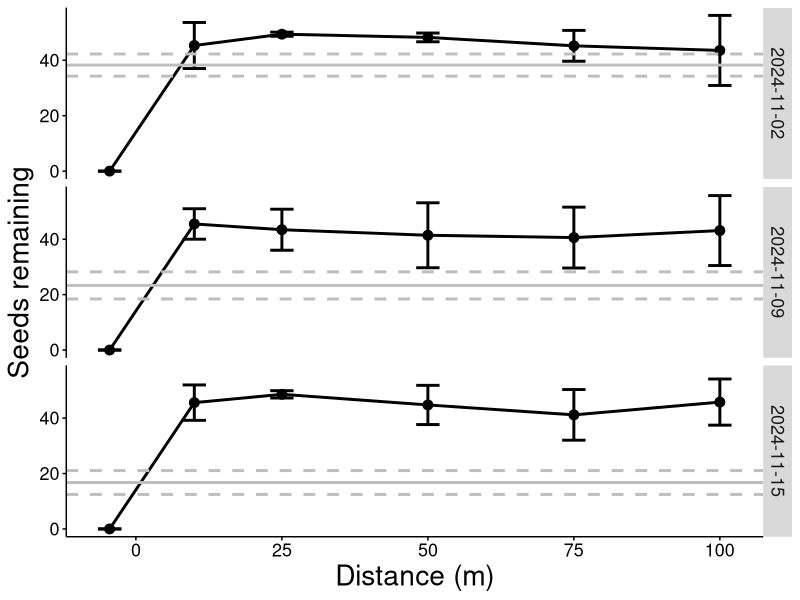
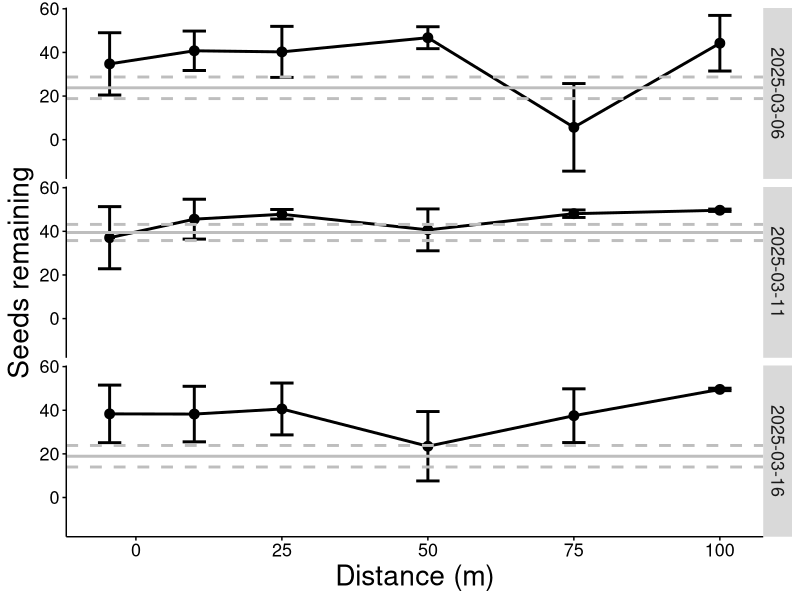

R code for these plots, in order:
rm(list=ls())

library(readxl)
library(tidyverse)

data<-read_csv("../data/Seed predation data.csv")	#Seed predation data saved in Lauren's Google Drive

##Convert character data to factors (not character or numerical)
data$site<-as.factor(data$site)
data$crop<-as.factor(data$crop)
data$strip<-as.factor(data$strip)
data$transect<-as.factor(data$transect)
data$dist.fact<-as.factor(data$dist)

##Convert date to appropriate format
#Correction: "Y" must be capitalized or else R will use the first 2 digits of the year (not the last 2)
data$date<-as.Date(data$date, "%m/%d/%Y")

##Drop NAs (any observation where there is not an entry for number of seeds remaining)
data<-subset(data, seeds!="NA")

##Look at some summary stats by treatment
#Summarize to look at means within treatment by season/distance
library(plyr)
mean.data<- ddply(data, c("strip", "dist", "date", "season"), summarise,
                  mean = mean(seeds),
                  upperCI = mean + sd(seeds) / sqrt(length(seeds))*qt(.975, length(seeds)-1),
                  lowerCI = mean - sd(seeds) / sqrt(length(seeds))*qt(.975, length(seeds)-1)
)

#Make fall graphs first
#Limit the summarized mean.data to only "strips"
strip<-subset(mean.data,strip=="Y")
#Limit data to fall
fall.strip<-subset(strip,season=="fall")

#Make the "no strip" lines for fall
#This assumes that all points from "N" transects are essentially the same for purposes of comparison to the "Y" transects
#Find the mean and 95% C.I. for all points near strips or field centers by treatment, date, and season
mean.strip<- ddply(data, c("strip", "date", "season"), summarise,
                   mean = mean(seeds),
                   upperCI = mean + sd(seeds) / sqrt(length(seeds))*qt(.975, length(seeds)-1),
                   lowerCI = mean - sd(seeds) / sqrt(length(seeds))*qt(.975, length(seeds)-1)
)

#Find the mean number of seeds remaining in fields without strips
fall.line<-subset(mean.strip,season=="fall"&strip=="N")
fall.means<-data.frame(factor(fall.line$date), fall.line$mean)
colnames(fall.means)<-c("date","fall.mean")

#Make 95% confidence intervals around the mean number of seeds remaining in fields without strips
fall.upperCI<-data.frame(factor(fall.line$date), fall.line$upperCI)
colnames(fall.upperCI)<-c("date","fall.upperCI") #Fixes weird column names

fall.lowerCI<-data.frame(factor(fall.line$date), fall.line$lowerCI)
colnames(fall.lowerCI)<-c("date","fall.lowerCI") #Fixes weird column names



#Plot fall data (seeds remaining in fields with strips relative to distance from strip; compare to fields without strips)
library(ggplot2)
ggplot(data = fall.strip, aes(x=dist, y=mean)) +	#Basic graph
  geom_line(linewidth = 1, colour = "black") +		#Connect points
  geom_point(size = 3, colour = "black")+		#Make points reasonable size
  xlab("Distance (m)") +					#X-axis label
  ylab("Seeds remaining") +				#Y-axis label
  geom_errorbar(aes(ymin=lowerCI, ymax=upperCI), 
                width=4, linewidth = 1, colour = "black") +	#Add 95% C.I. error bars to points
  facet_grid(rows = vars(date))+			#Break up data by date
  geom_hline(data = fall.means, 
             aes(yintercept = c(fall.mean)), linewidth =1, 
             colour = "gray")+					#Add mean seeds remaining in fields without strip
  geom_hline(data = fall.upperCI, 
             aes(yintercept = c(fall.upperCI)), 
             linetype="dashed", linewidth = 1, 
             colour = "gray")+					#Add 95% C.I. around mean seeds in field without strip
  geom_hline(data = fall.lowerCI, 
             aes(yintercept = c(fall.lowerCI)), 
             linetype="dashed", linewidth = 1, 
             colour = "gray")+					#Finishing up with the C.I.
  theme(axis.text.y=element_text(colour="black"),	#All the rest of this is formatting for the graph
        axis.text.x=element_text(colour="black"),
        axis.ticks=element_line(colour="black"),
        panel.background=element_rect(fill="white"),
        panel.grid.minor=element_blank(), 
        panel.grid.major=element_blank(),
        legend.position = "none",
        legend.title = element_text(size=12),
        legend.key = element_rect(fill="white"), legend.background = element_rect(fill="white"),
        legend.text = element_text(size = 12),
        axis.line.x=element_line(colour="black",size=0.5,linetype="solid"),
        axis.line.y=element_line(colour="black",size=0.5,linetype="solid"),
        text = element_text(size = rel(4.5)))


#Now, spring graphs
#Limit data to spring
spring.strip<-subset(strip,season=="spring")

#Make the "no strip" lines for spring
#Mean seeds remaining in fields without strips
spring.line<-subset(mean.strip,season=="spring"&strip=="N")
spring.means<-data.frame(factor(spring.line$date), spring.line$mean)
colnames(spring.means)<-c("date","spring.mean")

#95% confidence intervals
spring.upperCI<-data.frame(factor(spring.line$date), spring.line$upperCI)
colnames(spring.upperCI)<-c("date","spring.upperCI")

spring.lowerCI<-data.frame(factor(spring.line$date), spring.line$lowerCI)
colnames(spring.lowerCI)<-c("date","spring.lowerCI")

#Plot spring data
ggplot(data = spring.strip, aes(x=dist, y=mean)) +
  geom_line(linewidth = 1, color="black") +
  geom_point(size = 3, color="black")+
  xlab("Distance (m)") +
  ylab("Seeds remaining") +
  geom_errorbar(aes(ymin=lowerCI, ymax=upperCI), 
                width=4, linewidth = 1, color="black") +
  facet_grid(rows = vars(date))+
  geom_hline(data = spring.means, 
             aes(yintercept = c(spring.mean)), linewidth =1, 
             color="gray")+
  geom_hline(data = spring.upperCI, 
             aes(yintercept = c(spring.upperCI)), 
             linetype="dashed", linewidth = 1, 
             color="gray")+
  geom_hline(data = spring.lowerCI, 
             aes(yintercept = c(spring.lowerCI)), 
             linetype="dashed", linewidth = 1, 
             color="gray")+
  theme(axis.text.y=element_text(colour="black"),
        axis.text.x=element_text(colour="black"),
        axis.ticks=element_line(colour="black"),
        panel.background=element_rect(fill="white"),
        panel.grid.minor=element_blank(), 
        panel.grid.major=element_blank(),
        legend.position = "none",
        legend.title = element_text(size=12),
        legend.key = element_rect(fill="white"), legend.background = element_rect(fill="white"),
        legend.text = element_text(size = 12),
        axis.line.x=element_line(colour="black",size=0.5,linetype="solid"),
        axis.line.y=element_line(colour="black",size=0.5,linetype="solid"),
        text = element_text(size = rel(4.5)))

#Yay!  Graphs are done.  On to the analysis.

library(lmerTest)		#A package that gives p-values for the lmer summary and anova
#Limited interactions to make this manageable by my brain, but you can add more
#Original question was dist*strip, but we also want to know if the season affects the strip effect
#Other interactions seem excessive?
#NOTE: distance is being run as a continuous variable here
data.rand<-lmer(seeds~dist*strip+season*strip+(1|site/date),data=data)
#And the results are...
anova(data.rand)
summary(data.rand)
#But I want to know how big the effect was!
summary(data.rand)

####Lauren updates


data.rand<-lmer(seeds~dist*strip+season+(1|site/date),data=data)
#And the results are...
anova(data.rand)
summary(data.rand)


library(glmmTMB)
data$proportion <- data$seeds/50

mod1<-glmmTMB(proportion~dist*strip+season+(1|site/date),
                   data=subset(data, proportion < 1), 
                   family = binomial)


#And the results are...
summary(mod1)


##Do we want to consider distance as a multi-level factor (not a numerical value)?
##This may be important as we are dealing with non-linear relationships (but doesn't really change much)
#data.rand.fact<-lmer(seeds~dist.fact*strip+season*strip+(1|site/date),data=data)
##Results
#anova(data.rand.fact)
##Effect sizes
#summary(data.rand.fact)

## what about crop type???
mod2<-glmmTMB(proportion~dist*strip+season+crop+(1|site/date),
              data=subset(data, proportion < 1), 
              family = binomial)


#And the results are...
summary(mod2)

	
